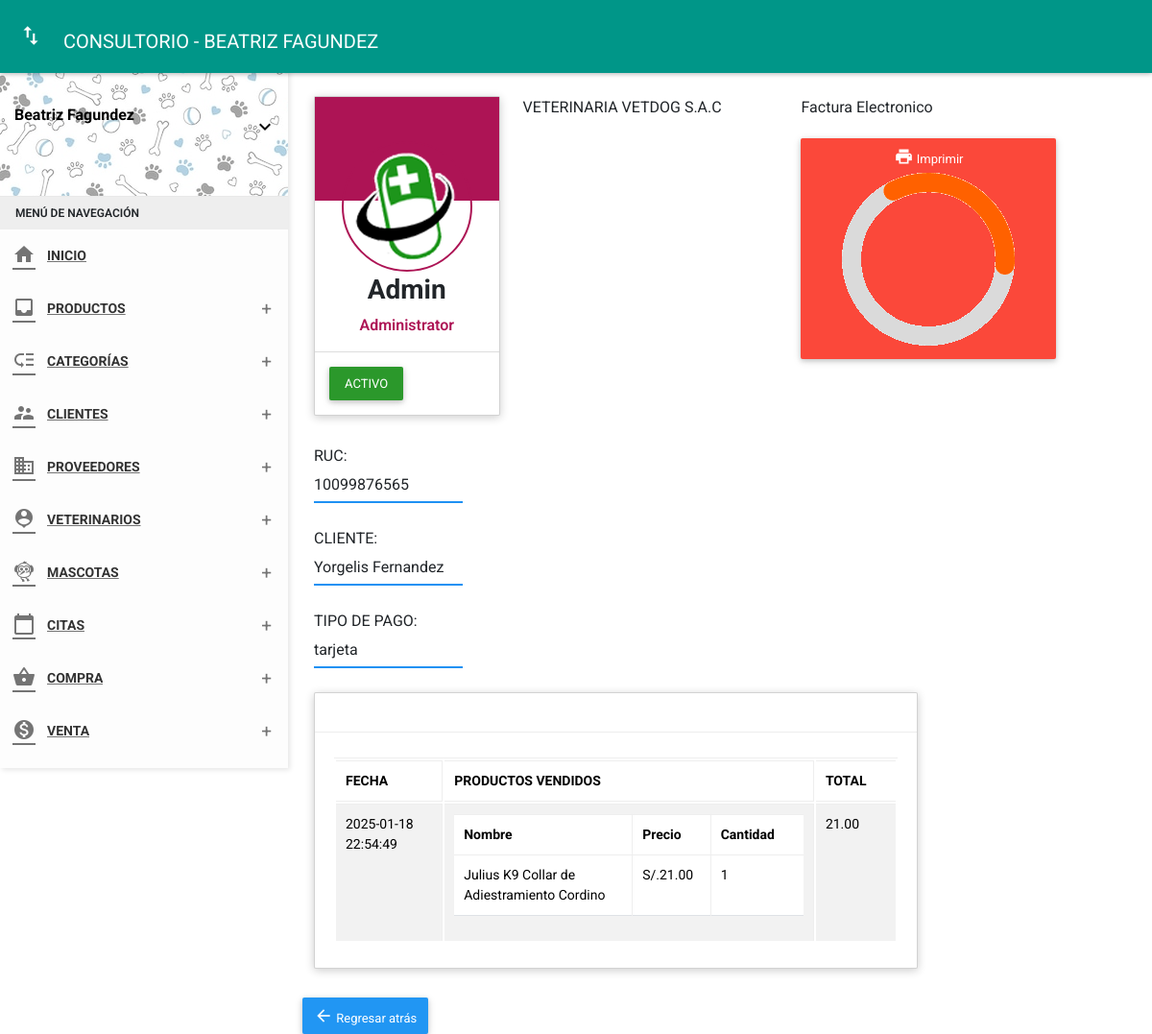
Screenshot of /View/venta/detalles?id=33 (signed in) with the database file from the repository.
### tables this page shows
CREATE TABLE `venta` (
  `id_venta` int(11) NOT NULL,
  `fecha` datetime NOT NULL,
  `numfact` int(11) NOT NULL,
  `estado` char(1) NOT NULL,
  `id_due` int(11) NOT NULL,
  `total` decimal(10,2) NOT NULL,
  `tipoc` varchar(25) NOT NULL,
  `tipopa` varchar(25) NOT NULL,
  `numtarj` char(20) NOT NULL,
  `typetarj` varchar(20) NOT NULL,
  `nomtarj` varchar(40) NOT NULL,
  `expmon` char(1) NOT NULL,
  `expyear` char(2) NOT NULL,
  `cvc` char(4) NOT NULL,
  `recibir` decimal(10,2) NOT NULL,
  `cambio` decimal(10,2) NOT NULL
);

CREATE TABLE `owner` (
  `id_due` int(11) NOT NULL,
  `dni_due` char(8) NOT NULL,
  `nom_due` varchar(35) NOT NULL,
  `ape_due` varchar(35) NOT NULL,
  `movil` char(11) NOT NULL,
  `fijo` char(11) NOT NULL,
  `correo` varchar(30) NOT NULL,
  `direc` varchar(150) NOT NULL,
  `estado` char(1) NOT NULL,
  `contra` varchar(255) NOT NULL,
  `cargo` int(11) NOT NULL,
  `fere` timestamp NOT NULL DEFAULT current_timestamp()
);

### View/venta/detalles.php (the view, shortened to what this page needs)
<!DOCTYPE html>
<html>
<head>
    <link href="../../assets/plugins/bootstrap/css/bootstrap.css" rel="stylesheet">
    <link href="../../assets/plugins/node-waves/waves.css" rel="stylesheet" />
    <link href="../../assets/plugins/animate-css/animate.css" rel="stylesheet" />
    <link href="../../assets/plugins/jquery-datatable/skin/bootstrap/css/dataTables.bootstrap.css" rel="stylesheet">
    <link href="../../css/style.css" rel="stylesheet">
    <link href="../../assets/css/themes/all-themes.css" rel="stylesheet" />
</head>
<body class="theme-red">
    <nav class="navbar">
        <div class="container-fluid">
            <div class="navbar-header">
                <a href="javascript:void(0);" class="navbar-toggle collapsed" data-toggle="collapse" data-target="#navbar-collapse" aria-expanded="false"></a>
                <a class="navbar-brand" href="../panel-admin/administrador"> CONSULTORIO - BEATRIZ FAGUNDEZ </a>
            </div>
        </div>
    </nav>
    <section>
        <aside id="leftsidebar" class="sidebar">
      <div class="user-info">
        <div class="info-container">
          <div class="name" data-toggle="dropdown" aria-haspopup="true" aria-expanded="false"><?php echo ucfirst($_SESSION['name']); ?></div>
          <div class="btn-group user-helper-dropdown">
            <i class="material-icons" data-toggle="dropdown" aria-haspopup="true" aria-expanded="true">keyboard_arrow_down</i>
          </div>
        </div>
      </div>
            <div class="menu">
                <ul class="list">
                    <li class="header">MENÚ DE NAVEGACIÓN</li>
                    <li>
                        <a href="../panel-admin/administrador">
                            <i class="material-icons">home</i>
                            <span>INICIO</span>
                        </a>
                    </li>
                   <li>
                        <a href="javascript:void(0);" class="menu-toggle">
                            <i class="material-icons">inbox</i>
                            <span>PRODUCTOS</span>
                        </a>
                    </li>
                    <li>
                        <a href="javascript:void(0);" class="menu-toggle">
                            <i class="material-icons">low_priority</i>
                            <span>CATEGORÍAS</span>
                        </a>
                    </li>
                    <li>
                        <a href="javascript:void(0);" class="menu-toggle">
                            <i class="material-icons">supervisor_account</i>
                            <span>CLIENTES</span>
                        </a>
                    </li>
                     <li>
                        <a href="javascript:void(0);" class="menu-toggle">
                            <i class="material-icons">business</i>
                            <span>PROVEEDORES</span>
                        </a>
                    </li>
                   <li>
                        <a href="javascript:void(0);" class="menu-toggle">
                            <i class="material-icons">person_pin</i>
                            <span>VETERINARIOS</span>
                        </a>
                    </li>
                    <li>
                        <a href="javascript:void(0);" class="menu-toggle">
                            <i class="material-icons">flutter_dash</i>
                            <span>MASCOTAS</span>
                        </a>
</li>
                    <li>
                        <a href="javascript:void(0);" class="menu-toggle">
                            <i class="material-icons">calendar_today</i>
                            <span>CITAS</span>
                        </a>
    </li>
    <li>
                        <a href="javascript:void(0);" class="menu-toggle">
                            <i class="material-icons">shopping_basket</i>
                            <span>COMPRA</span>
                        </a>
    </li>
<li>
                        <a href="javascript:void(0);" class="menu-toggle">
                            <i class="material-icons">monetization_on</i>
                            <span>VENTA</span>
                        </a>
    </li>
    </section>
    <section class="content">
        <div class="container-fluid">
            <div class="row clearfix">
<?php
function connect(){
return new mysqli("localhost","root","","vetdog");
}
$con = connect();
$id = $_GET['id'];
$sql = "SELECT  venta.fecha, venta.id_venta,venta.estado, venta.total,venta.tipoc, venta.tipopa, owner.id_due, owner.dni_due, owner.nom_due, owner.ape_due, owner.movil, owner.fijo, owner.correo, owner.direc,venta.numtarj, venta.typetarj, venta.nomtarj, venta.expmon, venta.expyear, venta.cvc, venta.recibir , venta.cambio,
GROUP_CONCAT( products.nompro, '..', products.codigo, '..',products.precV, '..', productos_vendidos.canti SEPARATOR '__') AS products FROM venta INNER JOIN productos_vendidos ON productos_vendidos.id_venta = venta.id_venta INNER JOIN products ON products.id_prod = productos_vendidos.id_prod INNER JOIN owner ON venta.id_due =owner.id_due  WHERE venta.id_venta= '$id' GROUP BY venta.id_venta ORDER BY venta.id_venta ";
$query  =$con->query($sql);
$data =  array();
if($query){
  while($r = $query->fetch_object()){
    $data[] = $r;
  }
}
?>
<?php if(count($data)>0):?>
    <?php foreach($data as $d):?>
                <div class="col-xs-12 col-sm-3">
                    <div class="card profile-card">
                        <div class="profile-body">
                            <div class="image-area">
                                <img src="../../assets/img/logo.png" alt="AdminBSB - Profile Image" />
                            </div>
                            <div class="content-area">
                                <h3>Admin</h3>
                                <p>Administrator</p>
                            </div>
                        </div>
                        <div class="profile-footer">
                            <button class="btn btn-success btn-lg waves-effect btn-block">ACTIVO</button>
                        </div>
                    </div>
                </div>
                <div class="col-sm-4">
                                    <label class="control-label">VETERINARIA VETDOG S.A.C</label>
                </div>
                <div class="col-sm-4">
                                    <label class="control-label"><?php echo $d->tipoc; ?> Electronico</label>
                                    <a style="margin-top:20px;" href="../venta/report?id=<?php echo $d->id_venta; ?>" title="Reporte" class="btn btn-danger"><i class="material-icons">print</i> Imprimir<span><img src="../../assets/img/cargando.gif" class="cargando hide"></span></a>
                </div>
             <div class="col-sm-4">
                <div class="form-group">
                    <label for="nombres" class="col-sm-5 control-label">RUC:</label>
                        <div class="col-sm-7">
                            <div class="form-line">
                                <input type="text" class="form-control" disabled value="10099876565">
                            </div>
                        </div>
                </div>
                <div class="form-group">
                    <label for="nombres" class="col-sm-5 control-label">CLIENTE:</label>
                        <div class="col-sm-7">
                            <div class="form-line">
<input type="text" class="form-control" disabled value="<?php echo $d->nom_due; ?>&nbsp;<?php echo $d->ape_due; ?>">
                            </div>
                        </div>
                </div>
                <div class="form-group">
                    <label for="nombres" class="col-sm-5 control-label">TIPO DE PAGO:</label>
                        <div class="col-sm-7">
                            <div class="form-line">
                                <input type="text" class="form-control" disabled value="<?php echo $d->tipopa; ?>">
                            </div>
                        </div>
                </div>
            </div>
                <div class="col-lg-9 col-md-9 col-sm-9 col-xs-9">
                    <div class="card">
                        <div class="header">
                        </div>
                        <div class="body">
                            <div class="table-responsive">
                                <table class="table table-bordered table-striped table-hover dataTable">
                                    <thead>
                                        <tr>
                                        <th>FECHA</th>
                                        <th>PRODUCTOS VENDIDOS</th>
                                        <th>TOTAL</th>
                                    </tr>
                                    </thead>
                                <tbody>
        <tr>
            <td><?php echo $d->fecha; ?></td>
            <td>
                        <table class="table table-bordered">
                            <thead>
                                <tr>
                                    <th>Nombre</th>
                                    <th>Precio</th>
                                    <th>Cantidad</th>
                                </tr>
                            </thead>
                            <tbody>
                                <?php foreach(explode("__", $d->products) as $articulosConcatenados){
                                $products = explode("..", $articulosConcatenados)
                                ?>
                                <tr>
                                    <td><?php echo $products[0] ?></td>
                                    <td>S/.<?php echo $products[2] ?></td>
                                    <td><?php echo $products[3] ?></td>
                                </tr>
                                <?php } ?>
                            </tbody>
                        </table>
            </td>
            <td><?php echo $d->total; ?></td>
        </tr>
                                </tbody>
                                </table>
                                <?php endforeach; ?>
                            </div>
                             <?php else:?>
      <span class="px-2 py-1 font-semibold leading-tight text-red-700 bg-red-100 rounded-full dark:text-red-100 dark:bg-red-700">
          No hay datos
        </span>
    <?php endif; ?>
                        </div>
                    </div>
                </div>
            </div>
        </div>
        <a type="button" href="../../folder/venta" class="btn bg-blue"><i class="material-icons">arrow_back</i> Regresar atrás </a>
    </section>
</body>
</html>

### assets/css/themes/all-themes.css (style rules this page uses)
.theme-red .navbar-brand { color: #fff; }

### rows the page displays
venta: tipoc "Factura", id_due.ape_due "Yorgelis Fernandez", tipopa "tarjeta", fecha "2025-01-18 22:54:49", products "Julius K9 Collar de Adiestramiento Cordino", products "21.00", products "1", total "21.00"

### other values shown
$_SESSION['name'] "Beatriz Fagundez"
